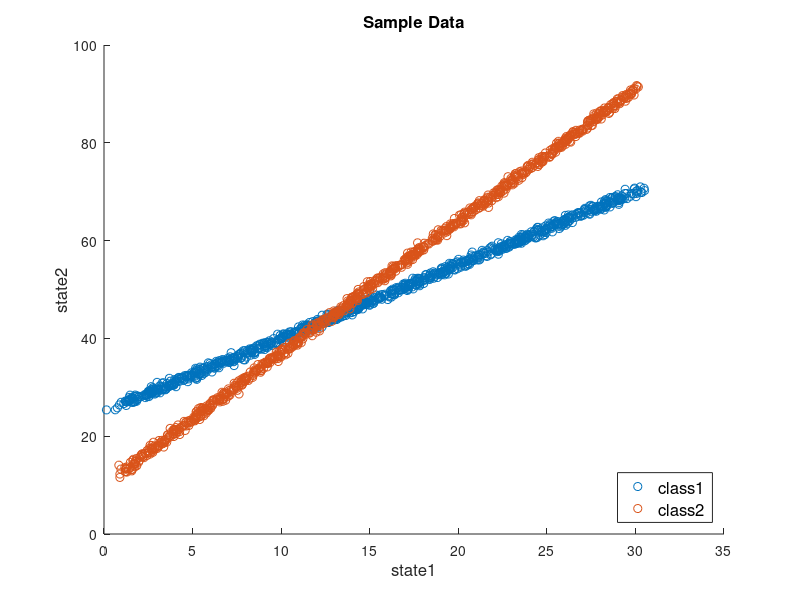

Recreate this plot in MATLAB. (Note: this script raises an error after producing the figure.)
%With linear functions

clear all


%%
nn = 1000;
noiz = 0.5;

rangen = [1 30];

params1 = [1.5 25]; %m, b
params2 = [2.7 10]; %m, b


xm = linspace(rangen(1),rangen(2),nn)';

xm1 = xm + randn(nn,1)*noiz;
xm2 = xm + randn(nn,1)*noiz;

yx1 = xm1.*params1(1) + params1(2) + randn(nn,1)*noiz;
yx2 = xm2.*params2(1) + params2(2) + randn(nn,1)*noiz;


X1 = [xm1, yx1];
X2 = [xm2, yx2];

Data = [X1;X2];
Y = [ones(nn,1)*1;ones(nn,1)*2]; %;ones(nn,1)*3];
classes = unique(Y);

figure
scatter(X1(:,1),X1(:,2),'r.')
hold on
scatter(X2(:,1),X2(:,2),'b.')
%hold on
%scatter(X3(:,1),X3(:,2),'g.')
hold off
title('Sample Data','FontSize', 12)
xlabel('state1','FontSize', 12)
ylabel('state2','FontSize', 12)
hl = legend('class1','class2','Location','southeast');
set(hl,'FontSize',12);


std(X1)
std(X2)

(range(Data)./length(Data)) .* std(Data)

mean(sqrt(std(Data)))
    
%% plot the resulting seperations

[h,probgrid] = windowDiscriminantAlt(Data, Y);


%% Train the models for each
pthresh = 0.4;
kmeanlimit = 6;

if(~exist('kmg'))
    kmg = [];
end
[Models, kmg] = windowDiscriminantTrain(Data, Y, pthresh, kmg, kmeanlimit, 'ploton');

%% Log Likelihood ratios

disp('classification accuracy with Rods Discriminant:')
LLR_X1 = windowDiscriminantOnline(X1, Models, classes, pthresh);
LLR_X1(end);
class_okay1 = LLR_X1 >= 0;
Accuracy1 = sum(class_okay1)/length(class_okay1)

LLR_X2 = windowDiscriminantOnline(X2, Models, classes, pthresh);
LLR_X2(end);
class_okay2 = LLR_X2 <= 0;
Accuracy2 = sum(class_okay2)/length(class_okay2)

%% least squares accuracy

disp('classification accuracy with gaussians:')
AccLC = LeastSqauresClassify( [Data(:,1),ones(length(Data),1)], Data(:,2), Y);

figure
plot(AccLC(:,1),'r');
figure
plot(AccLC(:,2),'b');


figure
subplot(2,1,1);
plot([1:length(LLR_X1)],LLR_X1,'r-*' )
ylabel('Kernel LLR','FontSize', 12)
title('Discriminant Window vs. Least Squares Class 1','FontSize', 12)

subplot(2,1,2);
plot([1:length(AccLC(:,1))],AccLC(:,1),'b--+' )
ylabel('Least Squares','FontSize', 12)



figure
subplot(2,1,1);
plot([1:length(LLR_X2)],LLR_X2,'r-*' )
ylabel('Kernel LLR','FontSize', 12)
title('Discriminant Window vs. Least Squares Class 2','FontSize', 12)

subplot(2,1,2);
plot([1:length(AccLC(:,2))],AccLC(:,2),'b--+' )
ylabel('Least Squares','FontSize', 12)
